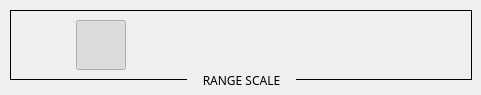
<?xml version="1.0" encoding="UTF-8"?>
<ui version="4.0">
 <class>zone_range</class>
 <widget class="QWidget" name="zone_range">
  <property name="geometry">
   <rect>
    <x>0</x>
    <y>0</y>
    <width>481</width>
    <height>95</height>
   </rect>
  </property>
  <property name="minimumSize">
   <size>
    <width>0</width>
    <height>0</height>
   </size>
  </property>
  <property name="maximumSize">
   <size>
    <width>481</width>
    <height>95</height>
   </size>
  </property>
  <property name="windowTitle">
   <string>Form</string>
  </property>
  <widget class="QFrame" name="frame">
   <property name="geometry">
    <rect>
     <x>10</x>
     <y>10</y>
     <width>462</width>
     <height>70</height>
    </rect>
   </property>
   <property name="frameShape">
    <enum>QFrame::Box</enum>
   </property>
   <property name="frameShadow">
    <enum>QFrame::Plain</enum>
   </property>
   <layout class="QHBoxLayout" name="horizontalLayout_3">
    <item>
     <widget class="QPushButton" name="RANGE_002">
      <property name="sizePolicy">
       <sizepolicy hsizetype="Fixed" vsizetype="Fixed">
        <horstretch>0</horstretch>
        <verstretch>0</verstretch>
       </sizepolicy>
      </property>
      <property name="minimumSize">
       <size>
        <width>50</width>
        <height>50</height>
       </size>
      </property>
      <property name="maximumSize">
       <size>
        <width>50</width>
        <height>50</height>
       </size>
      </property>
      <property name="sizeIncrement">
       <size>
        <width>10</width>
        <height>10</height>
       </size>
      </property>
      <property name="baseSize">
       <size>
        <width>0</width>
        <height>0</height>
       </size>
      </property>
      <property name="styleSheet">
       <string notr="true">QPushButton {image: url(:/range/img/Range/2.png)}
QPushButton:checked {image: url(:/range/img/Range/2_pressed.png)}</string>
      </property>
      <property name="text">
       <string/>
      </property>
      <property name="iconSize">
       <size>
        <width>50</width>
        <height>50</height>
       </size>
      </property>
      <property name="checkable">
       <bool>true</bool>
      </property>
      <property name="autoExclusive">
       <bool>true</bool>
      </property>
      <property name="flat">
       <bool>true</bool>
      </property>
     </widget>
    </item>
    <item>
     <widget class="QPushButton" name="RANGE_004">
      <property name="enabled">
       <bool>true</bool>
      </property>
      <property name="sizePolicy">
       <sizepolicy hsizetype="Fixed" vsizetype="Fixed">
        <horstretch>0</horstretch>
        <verstretch>0</verstretch>
       </sizepolicy>
      </property>
      <property name="minimumSize">
       <size>
        <width>50</width>
        <height>50</height>
       </size>
      </property>
      <property name="maximumSize">
       <size>
        <width>50</width>
        <height>50</height>
       </size>
      </property>
      <property name="sizeIncrement">
       <size>
        <width>10</width>
        <height>10</height>
       </size>
      </property>
      <property name="baseSize">
       <size>
        <width>0</width>
        <height>0</height>
       </size>
      </property>
      <property name="autoFillBackground">
       <bool>false</bool>
      </property>
      <property name="styleSheet">
       <string notr="true">QPushButton {image: url(:/range/img/Range/4.png)}
QPushButton:checked {image: url(:/range/img/Range/4_pressed.png)}</string>
      </property>
      <property name="text">
       <string/>
      </property>
      <property name="iconSize">
       <size>
        <width>50</width>
        <height>50</height>
       </size>
      </property>
      <property name="checkable">
       <bool>true</bool>
      </property>
      <property name="checked">
       <bool>true</bool>
      </property>
      <property name="autoExclusive">
       <bool>true</bool>
      </property>
      <property name="default">
       <bool>false</bool>
      </property>
      <property name="flat">
       <bool>true</bool>
      </property>
     </widget>
    </item>
    <item>
     <widget class="QPushButton" name="RANGE_008">
      <property name="sizePolicy">
       <sizepolicy hsizetype="Fixed" vsizetype="Fixed">
        <horstretch>0</horstretch>
        <verstretch>0</verstretch>
       </sizepolicy>
      </property>
      <property name="minimumSize">
       <size>
        <width>50</width>
        <height>50</height>
       </size>
      </property>
      <property name="maximumSize">
       <size>
        <width>50</width>
        <height>50</height>
       </size>
      </property>
      <property name="sizeIncrement">
       <size>
        <width>10</width>
        <height>10</height>
       </size>
      </property>
      <property name="baseSize">
       <size>
        <width>0</width>
        <height>0</height>
       </size>
      </property>
      <property name="styleSheet">
       <string notr="true">QPushButton {image: url(:/range/img/Range/8.png)}
QPushButton:checked {image: url(:/range/img/Range/8_pressed.png)}</string>
      </property>
      <property name="text">
       <string/>
      </property>
      <property name="iconSize">
       <size>
        <width>50</width>
        <height>50</height>
       </size>
      </property>
      <property name="checkable">
       <bool>true</bool>
      </property>
      <property name="autoExclusive">
       <bool>true</bool>
      </property>
      <property name="flat">
       <bool>true</bool>
      </property>
     </widget>
    </item>
    <item>
     <widget class="QPushButton" name="RANGE_016">
      <property name="enabled">
       <bool>true</bool>
      </property>
      <property name="sizePolicy">
       <sizepolicy hsizetype="Fixed" vsizetype="Fixed">
        <horstretch>0</horstretch>
        <verstretch>0</verstretch>
       </sizepolicy>
      </property>
      <property name="minimumSize">
       <size>
        <width>50</width>
        <height>50</height>
       </size>
      </property>
      <property name="maximumSize">
       <size>
        <width>50</width>
        <height>50</height>
       </size>
      </property>
      <property name="sizeIncrement">
       <size>
        <width>10</width>
        <height>10</height>
       </size>
      </property>
      <property name="baseSize">
       <size>
        <width>0</width>
        <height>0</height>
       </size>
      </property>
      <property name="styleSheet">
       <string notr="true">QPushButton {image: url(:/range/img/Range/16.png)}
QPushButton:checked {image: url(:/range/img/Range/16_pressed.png)}</string>
      </property>
      <property name="text">
       <string/>
      </property>
      <property name="checkable">
       <bool>true</bool>
      </property>
      <property name="autoExclusive">
       <bool>true</bool>
      </property>
      <property name="flat">
       <bool>true</bool>
      </property>
     </widget>
    </item>
    <item>
     <widget class="QPushButton" name="RANGE_032">
      <property name="sizePolicy">
       <sizepolicy hsizetype="Fixed" vsizetype="Fixed">
        <horstretch>0</horstretch>
        <verstretch>0</verstretch>
       </sizepolicy>
      </property>
      <property name="minimumSize">
       <size>
        <width>50</width>
        <height>50</height>
       </size>
      </property>
      <property name="maximumSize">
       <size>
        <width>50</width>
        <height>50</height>
       </size>
      </property>
      <property name="sizeIncrement">
       <size>
        <width>10</width>
        <height>10</height>
       </size>
      </property>
      <property name="baseSize">
       <size>
        <width>0</width>
        <height>0</height>
       </size>
      </property>
      <property name="styleSheet">
       <string notr="true">QPushButton {image: url(:/range/img/Range/32.png)}
QPushButton:checked {image: url(:/range/img/Range/32_pressed.png)}</string>
      </property>
      <property name="text">
       <string/>
      </property>
      <property name="iconSize">
       <size>
        <width>50</width>
        <height>50</height>
       </size>
      </property>
      <property name="checkable">
       <bool>true</bool>
      </property>
      <property name="autoExclusive">
       <bool>true</bool>
      </property>
      <property name="flat">
       <bool>true</bool>
      </property>
     </widget>
    </item>
    <item>
     <widget class="QPushButton" name="RANGE_064">
      <property name="sizePolicy">
       <sizepolicy hsizetype="Fixed" vsizetype="Fixed">
        <horstretch>0</horstretch>
        <verstretch>0</verstretch>
       </sizepolicy>
      </property>
      <property name="minimumSize">
       <size>
        <width>50</width>
        <height>50</height>
       </size>
      </property>
      <property name="maximumSize">
       <size>
        <width>50</width>
        <height>50</height>
       </size>
      </property>
      <property name="sizeIncrement">
       <size>
        <width>10</width>
        <height>10</height>
       </size>
      </property>
      <property name="baseSize">
       <size>
        <width>0</width>
        <height>0</height>
       </size>
      </property>
      <property name="styleSheet">
       <string notr="true">QPushButton {image: url(:/range/img/Range/64.png)}
QPushButton:checked {image: url(:/range/img/Range/64_pressed.png)}</string>
      </property>
      <property name="text">
       <string/>
      </property>
      <property name="iconSize">
       <size>
        <width>50</width>
        <height>50</height>
       </size>
      </property>
      <property name="checkable">
       <bool>true</bool>
      </property>
      <property name="autoExclusive">
       <bool>true</bool>
      </property>
      <property name="flat">
       <bool>true</bool>
      </property>
     </widget>
    </item>
    <item>
     <widget class="QPushButton" name="RANGE_128">
      <property name="sizePolicy">
       <sizepolicy hsizetype="Fixed" vsizetype="Fixed">
        <horstretch>0</horstretch>
        <verstretch>0</verstretch>
       </sizepolicy>
      </property>
      <property name="minimumSize">
       <size>
        <width>50</width>
        <height>50</height>
       </size>
      </property>
      <property name="maximumSize">
       <size>
        <width>50</width>
        <height>50</height>
       </size>
      </property>
      <property name="sizeIncrement">
       <size>
        <width>10</width>
        <height>10</height>
       </size>
      </property>
      <property name="baseSize">
       <size>
        <width>0</width>
        <height>0</height>
       </size>
      </property>
      <property name="styleSheet">
       <string notr="true">QPushButton {image: url(:/range/img/Range/128.png)}
QPushButton:checked {image: url(:/range/img/Range/128_pressed.png)}</string>
      </property>
      <property name="text">
       <string/>
      </property>
      <property name="iconSize">
       <size>
        <width>50</width>
        <height>50</height>
       </size>
      </property>
      <property name="checkable">
       <bool>true</bool>
      </property>
      <property name="autoExclusive">
       <bool>true</bool>
      </property>
      <property name="flat">
       <bool>true</bool>
      </property>
     </widget>
    </item>
    <item>
     <widget class="QPushButton" name="RANGE_256">
      <property name="sizePolicy">
       <sizepolicy hsizetype="Fixed" vsizetype="Fixed">
        <horstretch>0</horstretch>
        <verstretch>0</verstretch>
       </sizepolicy>
      </property>
      <property name="minimumSize">
       <size>
        <width>50</width>
        <height>50</height>
       </size>
      </property>
      <property name="maximumSize">
       <size>
        <width>50</width>
        <height>50</height>
       </size>
      </property>
      <property name="sizeIncrement">
       <size>
        <width>10</width>
        <height>10</height>
       </size>
      </property>
      <property name="baseSize">
       <size>
        <width>0</width>
        <height>0</height>
       </size>
      </property>
      <property name="styleSheet">
       <string notr="true">QPushButton {image: url(:/range/img/Range/256.png)}
QPushButton:checked {image: url(:/range/img/Range/256_pressed.png)}
</string>
      </property>
      <property name="text">
       <string/>
      </property>
      <property name="iconSize">
       <size>
        <width>50</width>
        <height>50</height>
       </size>
      </property>
      <property name="checkable">
       <bool>true</bool>
      </property>
      <property name="autoExclusive">
       <bool>true</bool>
      </property>
      <property name="autoDefault">
       <bool>false</bool>
      </property>
      <property name="flat">
       <bool>true</bool>
      </property>
     </widget>
    </item>
   </layout>
  </widget>
  <widget class="QLabel" name="label">
   <property name="geometry">
    <rect>
     <x>187</x>
     <y>71</y>
     <width>109</width>
     <height>19</height>
    </rect>
   </property>
   <property name="font">
    <font>
     <family>Bahnschrift</family>
    </font>
   </property>
   <property name="autoFillBackground">
    <bool>true</bool>
   </property>
   <property name="text">
    <string>RANGE SCALE</string>
   </property>
   <property name="alignment">
    <set>Qt::AlignCenter</set>
   </property>
  </widget>
 </widget>
 <resources/>
 <connections/>
</ui>
